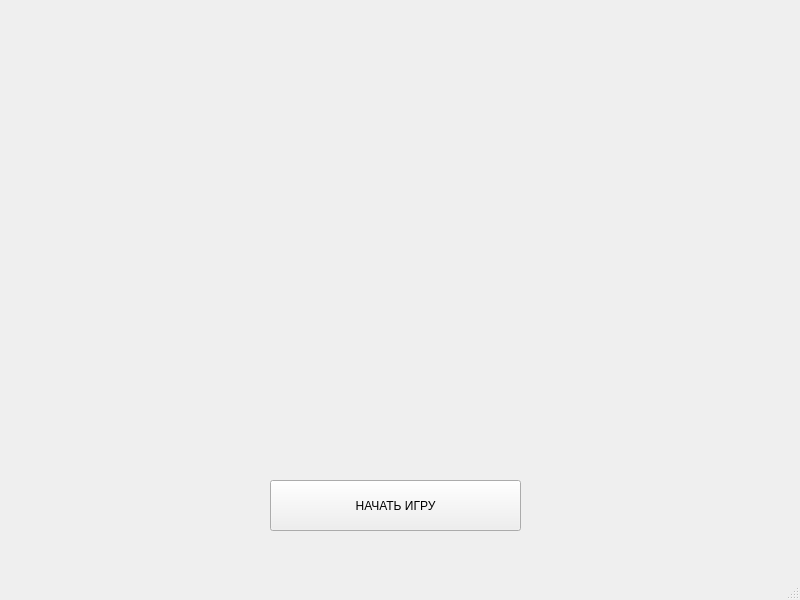
<?xml version="1.0" encoding="UTF-8"?>
<ui version="4.0">
 <class>MainWindow</class>
 <widget class="QMainWindow" name="MainWindow">
  <property name="geometry">
   <rect>
    <x>0</x>
    <y>0</y>
    <width>800</width>
    <height>600</height>
   </rect>
  </property>
  <property name="windowTitle">
   <string>MainWindow</string>
  </property>
  <widget class="QWidget" name="centralwidget">
   <widget class="QLabel" name="label">
    <property name="geometry">
     <rect>
      <x>20</x>
      <y>-30</y>
      <width>761</width>
      <height>491</height>
     </rect>
    </property>
    <property name="styleSheet">
     <string notr="true">image: url(:/newPrefix/EFT.jpg);</string>
    </property>
    <property name="text">
     <string/>
    </property>
   </widget>
   <widget class="QPushButton" name="pushButton">
    <property name="geometry">
     <rect>
      <x>270</x>
      <y>480</y>
      <width>251</width>
      <height>51</height>
     </rect>
    </property>
    <property name="styleSheet">
     <string notr="true"/>
    </property>
    <property name="text">
     <string>НАЧАТЬ ИГРУ</string>
    </property>
   </widget>
  </widget>
  <widget class="QMenuBar" name="menubar">
   <property name="geometry">
    <rect>
     <x>0</x>
     <y>0</y>
     <width>800</width>
     <height>21</height>
    </rect>
   </property>
  </widget>
  <widget class="QStatusBar" name="statusbar"/>
 </widget>
 <resources>
  <include location="EFT.qrc"/>
 </resources>
 <connections/>
</ui>
